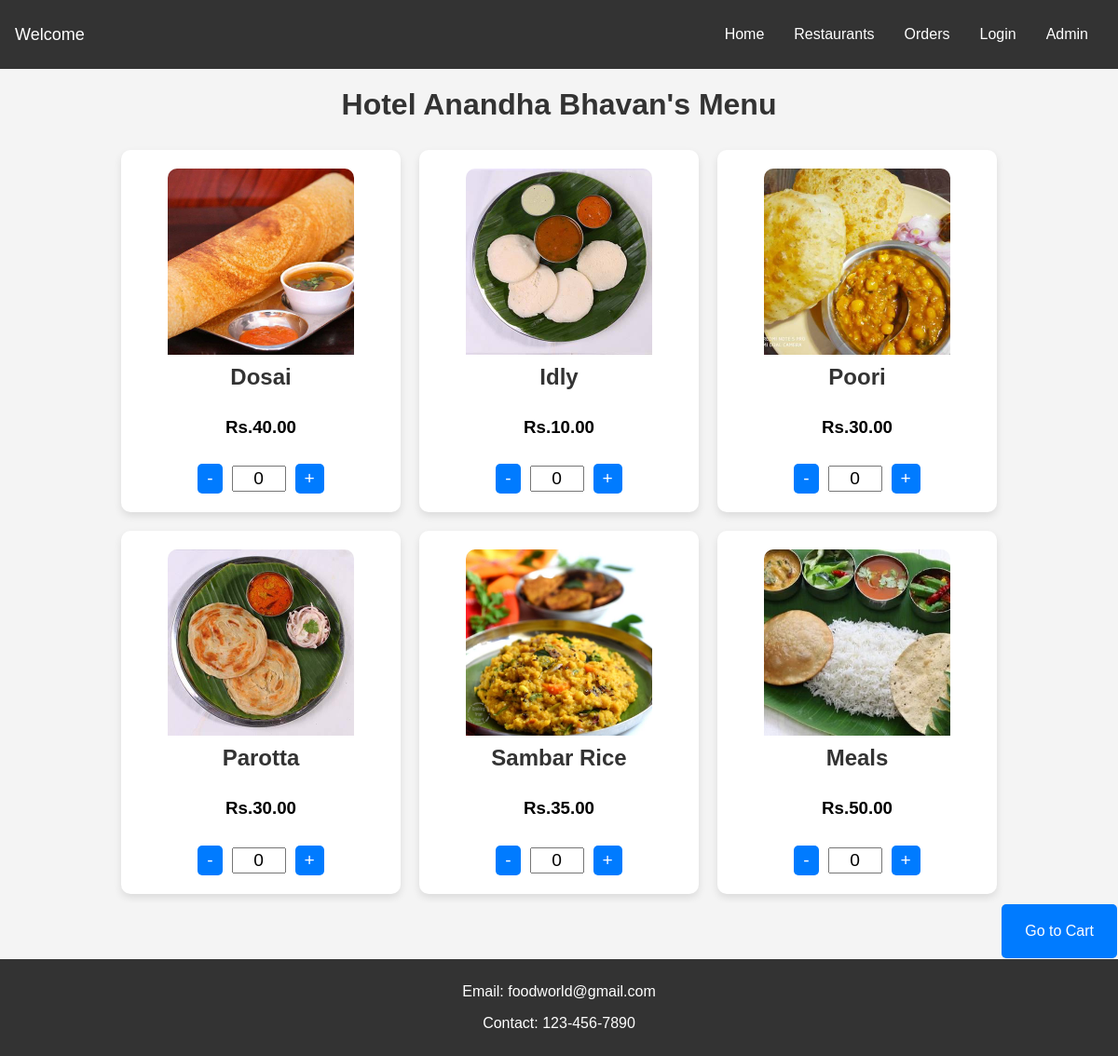
The app's page /food_menu/1/ with its own data.
### hotels_lists/models.py (models this page shows, shortened)
class hotels(models.Model):
    name = models.CharField(max_length=50)
    city = models.CharField(max_length=50)
    image = models.ImageField(upload_to='hotel_images/', null=True, blank=True)
    foods = models.ManyToManyField(Food, related_name='hotelss')

### food_menu/models.py (models this page shows, shortened)
class Food(models.Model):
    food_name = models.CharField(max_length=50)
    food_price = models.DecimalField(max_digits=6, decimal_places=2)
    food_image = models.ImageField(upload_to="Food_image/", blank=True,null=True)

### food_menu/views.py (the view)
# urls.py: path("food_menu/",include("food_menu.urls")),
def food_menu(request, hotel_id):
    hotel = get_object_or_404(hotels, id=hotel_id)
    foods = hotel.foods.all()
    return render(request, 'food_menu/food_menu.html', {'hotel': hotel, 'foods': foods})

### food_menu/templates/food_menu/food_menu.html (shortened to what this page needs)
{% extends "base.html" %}
{% load static %}
{% block css_files %}
  <link rel="stylesheet" href="{% static "food_menu/food_menu.css" %}" />
{% endblock %}
{% block content %}
<div class="container">
    <h1>{{ hotel.name }}'s Menu</h1>
    <div class="card-container">
        {% for food in foods %}
            <div class="card">
                <img src="{{ food.food_image.url }}" alt="{{ food.food_name }}">
                <h2>{{ food.food_name }}</h2>
                <h3>Rs.{{ food.food_price }}</h3>
                <div class="quantity-controls">
                    <button class="quantity-btn" onclick="decrease(this)">-</button>
                    <input type="text" class="quantity-input" value="0" readonly>
                    <button class="quantity-btn" onclick="increase(this)">+</button>
                </div>
            </div>
        {% empty %}
            <p>No food items available.</p>
        {% endfor %}
    </div>
</div>
<div id="content">
    <button onclick="goToCart()">Go to Cart</button>
</div>
{% endblock content %}

### templates/base.html (shortened to what this page needs)
{% load static %}
<!DOCTYPE html>
<html lang="en">
    <head>
        <link rel="stylesheet" href="{% static "app.css" %}">
        {% block css_files %}{% endblock css_files %}
    </head>
    <body>
        <div id="Navigation">
            <div class="welcome">
                Welcome
            </div>
            <div class="nav-links">
                <a href="{% url 'home_view' %}" class="{% if request.resolver_match.url_name == 'home_view' %}active{% endif %}">Home</a>
                <a href="{% url 'hotel_list' %}" class="{% if request.resolver_match.url_name == 'hotel_list' %}active{% endif %}">Restaurants</a>
                <a href="{% url 'orders_list' %}" class="{% if request.resolver_match.url_name == 'orders_list' %}active{% endif %}">Orders</a>
                {% if user.is_authenticated %}
                   <a href="{% url 'logout' %}">Logout</a>
                {% else %}
                   <a href="{% url 'login' %}">Login</a>
                {% endif %}
                <a href="/admin/">Admin</a>
            </div>
        </div>
        {% block content %}
        {% endblock content %}
        <footer>
            <p>Email: foodworld@gmail.com</p>
            <p>Contact: 123-456-7890</p>
        </footer>
    </body>
    </html>

### static/app.css (style rules this page uses)
#Navigation { background-color: #333; overflow: hidden; display: flex; justify-content: space-between; align-items: center; padding: 14px 16px; }
#Navigation .nav-links a { float: left; display: block; color: white; text-align: center; padding: 14px 16px; text-decoration: none; }
#Navigation .welcome { color: white; font-size: 18px; }
footer { background-color: #333; color: white; text-align: center; padding: 10px 0; position:relative; bottom: 0; width: 100%; }

### food_menu/static/food_menu/food_menu.css (style rules this page uses)
body { font-family: Arial, sans-serif; background-color: #f4f4f4; margin: 0; padding: 0; }
.container { width: 80%; margin: auto; overflow: hidden; }
h1 { text-align: center; margin: 20px 0; color: #333; }
.card-container { display: flex; flex-wrap: wrap; justify-content: space-between; }
.card { background: white; box-shadow: 0 4px 8px rgba(0, 0, 0, 0.1); margin: 10px; padding: 20px; text-align: center; border-radius: 10px; width: calc(33.333% - 20px); box-sizing: border-box; display: flex; flex-direction: column; align-items: center; }
.card img { max-width: 100%; width: 200px; height: 200px; object-fit: cover; border-radius: 10px 10px 0 0; }
.card h2 { margin: 10px 0; color: #333; font-size: 1.5em; }
.quantity-controls { display: flex; align-items: center; justify-content: center; margin-top: 10px; }
.quantity-btn { background-color: #007bff; color: white; border: none; padding: 5px 10px; font-size: 1.2em; cursor: pointer; border-radius: 5px; }
.quantity-input { width: 50px; text-align: center; font-size: 1.2em; margin: 0 10px; }
#content { text-align:center; padding: 1px; background-color: #f4f4f4; flex: 1; display: flex; flex-direction: column; justify-content:right; align-items:flex-end; }
#content button { padding: 20px 25px; font-size: 16px; background-color: #007BFF; color: white; border: none; cursor: pointer; border-radius: 5px; }

### records on screen
hotels: name "Hotel Anandha Bhavan"
Food: food_image (picture), food_name "Dosai", food_price "40.00"
Food: food_image (picture), food_name "Idly", food_price "10.00"
Food: food_image (picture), food_name "Poori", food_price "30.00"
Food: food_image (picture), food_name "Parotta", food_price "30.00"
Food: food_image (picture), food_name "Sambar Rice", food_price "35.00"
Food: food_image (picture), food_name "Meals", food_price "50.00"
